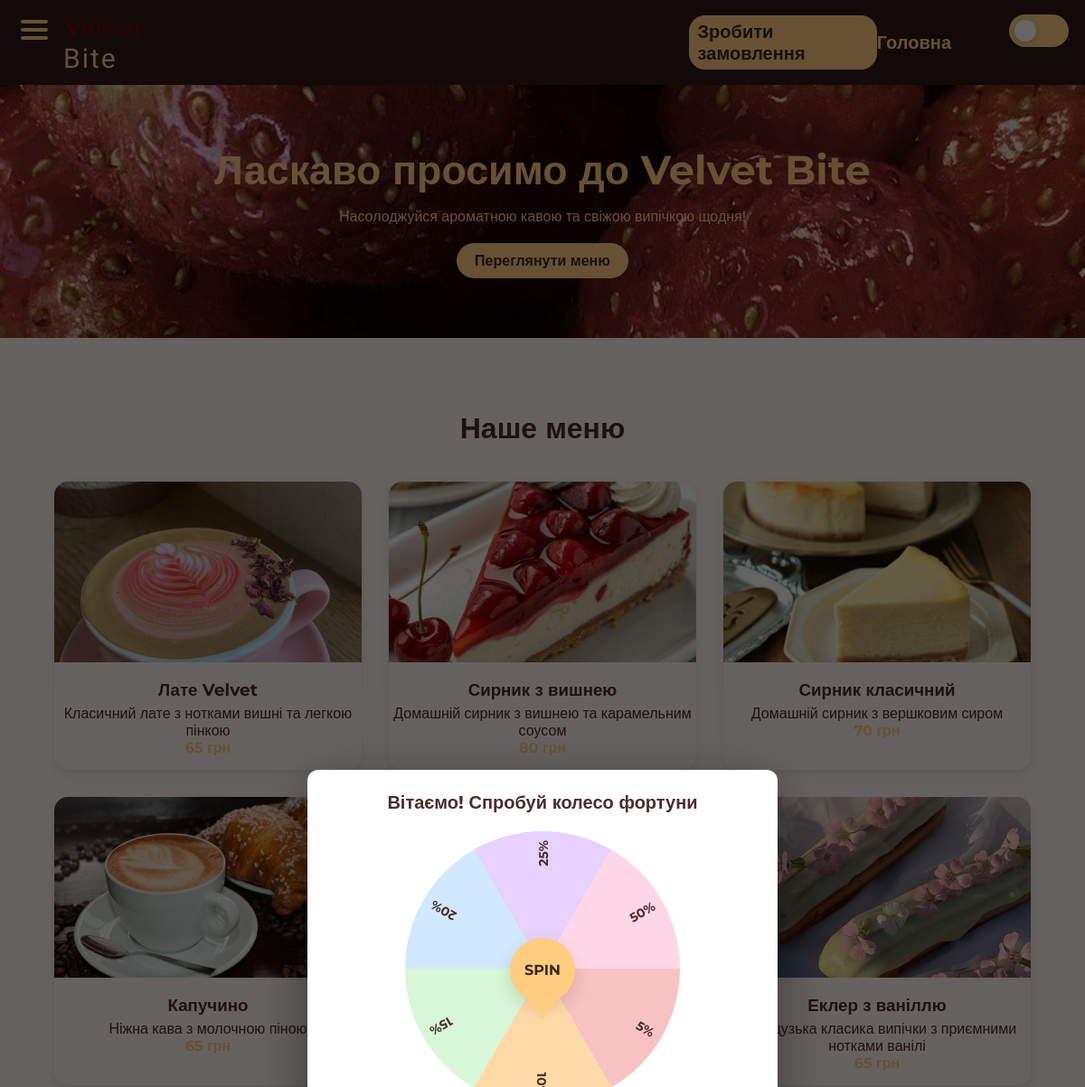
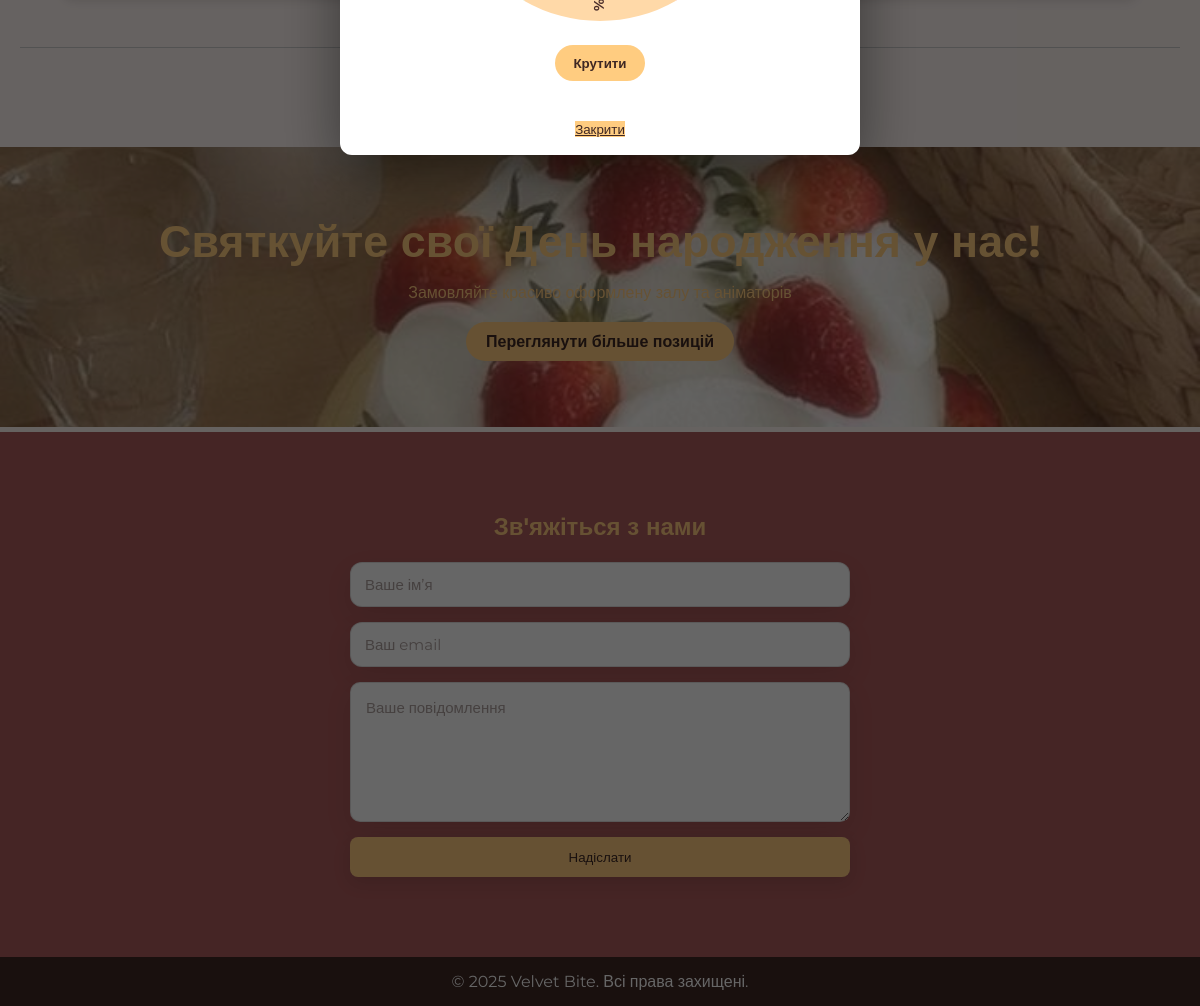
The page / on the database its author committed (2 pictures, top to bottom).
### tables this page shows
CREATE TABLE "dish" (
	"id"	INTEGER NOT NULL,
	"name"	TEXT NOT NULL,
	"price"	TEXT NOT NULL,
	"image"	BLOB NOT NULL,
	"description"	TEXT,
	"ingredients"	TEXT,
	"calories"	NUMERIC,
	PRIMARY KEY("id" AUTOINCREMENT)
);

### main.py (the view)
@app.route('/')
def index():
    dish = get_all_dish()
    return render_template('index.html', menu_items=dish)

### database.py (called while the page is built)
def get_db():
    if 'db' not in g:
        db_path = os.environ.get('DATABASE_PATH', 'my_database.db')
        try:
            db_dir = os.path.dirname(db_path)
            if db_dir:
                os.makedirs(db_dir, exist_ok=True)
        except Exception:
            pass
        g.db = sqlite3.connect(db_path)
        g.db.row_factory = sqlite3.Row  # Для отримання результатів у вигляді словника
    return g.db

def get_all_dish():
    db = get_db()
    cursor = db.cursor()
    cursor.execute('SELECT * FROM dish')
    dish = cursor.fetchall()
    return dish

### main.py (called while the page is built)
@app.before_request
def startup():
    if not app.config.get('DB_INIT_DONE'):
        try:
            with app.app_context():
                init_db()
                add_admin('admin', '11111')
        except Exception:
            pass
        app.config['DB_INIT_DONE'] = True

### templates/index.html (shortened to what this page needs)
<!DOCTYPE html>
<html lang="uk">
<head>
    <link rel="stylesheet" href="{{ url_for('static', filename='style.css') }}">
</head>
<body>
    <header>
        <nav class="navbar">
            <div class="left-group">
                <div class="menu-toggle" id="menu-toggle">
                    <span></span>
                    <span></span>
                    <span></span>
                </div>
                <h1 class="logo"><span>Velvet</span> Bite</h1>
            </div>
            <a href="{{ url_for('order') }}" class="cart-btn" title="Замовлення">Зробити замовлення</a>
            <h2 class="navigation">Головна</h2>
        </nav>
    </header>
    <main>
        <section id="home" class="hero">
            <h1>Ласкаво просимо до Velvet Bite</h1>
            <p>Насолоджуйся ароматною кавою та свіжою випічкою щодня!</p>
            <a href="#menu" class="btn">Переглянути меню</a>
        </section>
        <section id="menu" class="menu-section">
            <h2>Наше меню</h2>
            <div class="menu-grid">
                {% for dish in menu_items %}
                <div class="menu-item {% if loop.index > 6 %}hidden-item{% endif %}">
                    <a href="{{ url_for('dish', dish_id=dish.id) }}">
                        <img src="{{ url_for('static', filename=dish.image) }}" alt="{{ dish.name }}">
                        <h3>{{ dish.name }}</h3>
                    </a>
                    <p>{{ dish.description }}</p>
                    <span>{{ dish.price|int }} грн</span>
                </div>
                {% endfor %}
            </div>
            <div class="show-more-line">
                <hr>
                <button id="showMoreBtn">Переглянути більше позицій</button>
                <hr>
            </div>
        </section>
        <section class="hero2">
            <h1>Святкуйте свої День народження у нас!</h1>
            <p>Замовляйте красиво оформлену залу та аніматорів</p>
            <a href="/service" class="btn">Переглянути більше позицій</a>
        </section>
                <section id="contact" class="contact-section">
                        <h2 class="contact-text">Зв'яжіться з нами</h2>
                        <form class="contact-form" method="post" action="{{ url_for('add_feedback_route') }}">
                                <input type="text" name="name" placeholder="Ваше ім’я" required>
                                <input type="email" name="email" placeholder="Ваш email" required>
                                <textarea name="text" rows="4" placeholder="Ваше повідомлення"></textarea>
                                <button type="submit">Надіслати</button>
                        </form>
                </section>
    </main>
    <footer>
        <p>© 2025 Velvet Bite. Всі права захищені.</p>
    </footer>
</body>
</html>

### rows shown on the page
dish: image (picture), name "Лате Velvet", description "Класичний лате з нотками вишні та легкою пінкою"
dish: image (picture), name "Сирник з вишнею", description "Домашній сирник з вишнею та карамельним соусом"
dish: image (picture), name "Сирник класичний", description "Домашній сирник з вершковим сиром"
dish: image (picture), name "Капучино", description "Ніжна кава з молочною піною"
dish: image (picture), name "Еклер з ваніллю", description "Французька класика випічки з приємними нотками ванілі"
